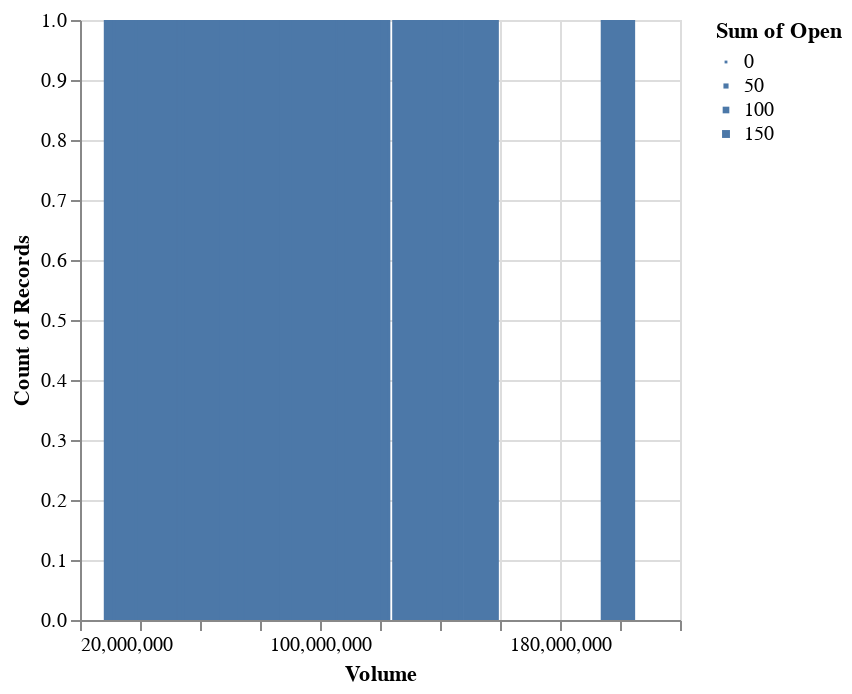

Notebook code for this chart:
### Code cell
DeepnoteChart(ticket_df, """{"layer":[{"layer":[{"mark":{"clip":true,"type":"bar","color":"#4c78a8","tooltip":true},"encoding":{"x":{"sort":null,"type":"quantitative","field":"Volume","scale":{"type":"linear"},"format":{"type":"default","decimals":null},"formatType":"numberFormatFromNumberType"},"y":{"sort":null,"type":"quantitative","field":"Open","scale":{"type":"linear"},"format":{"type":"default","decimals":null},"aggregate":"count","formatType":"numberFormatFromNumberType"},"size":{"sort":null,"type":"quantitative","field":"Open","aggregate":"sum"}}}]}],"title":"","config":{"legend":{}},"$schema":"https://vega.github.io/schema/vega-lite/v5.json","encoding":{}}""")

### Figure 1 — Vega-Lite specification as saved in the notebook (floating-point values rounded to 4 significant figures; data arrays with more than 128 entries replaced by an {"elided": "..."} marker saying what was removed)
{"$schema": "https://vega.github.io/schema/vega-lite/v5.json", "config": {"legend": {}}, "data": {"values": {"elided": "238 records"}}, "encoding": {}, "layer": [{"layer": [{"encoding": {"size": {"aggregate": "sum", "field": "Open", "sort": null, "type": "quantitative"}, "x": {"field": "Volume", "format": {"decimals": null, "type": "default"}, "formatType": "numberFormatFromNumberType", "scale": {"type": "linear"}, "sort": null, "type": "quantitative"}, "y": {"aggregate": "count", "field": "Open", "format": {"decimals": null, "type": "default"}, "formatType": "numberFormatFromNumberType", "scale": {"type": "linear"}, "sort": null, "type": "quantitative"}}, "mark": {"clip": true, "color": "#4c78a8", "tooltip": true, "type": "bar"}}]}], "title": ""}
